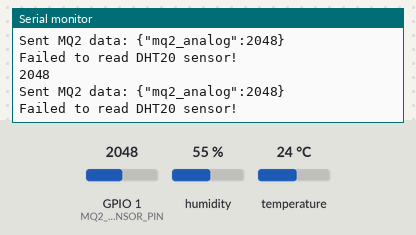
Bench run of a program on a simulated ESP32. On the bench: the last lines printed to the serial monitor. The inputs (shaded band) are chosen by the test bench; at power-on: GPIO 1 (MQ2_SENSOR_PIN) = 2048, humidity 55 %, temperature 24 °C. WiFi joins after 1.5 s; servers stay silent unless stated; no MQTT or app messages arrive unless stated.

Above: at 10.8 s.
10.9 s: GPIO 1 (MQ2_SENSOR_PIN) set to 2866
At 15.8 s:
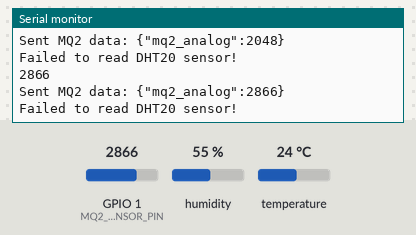
18.4 s: GPIO 1 (MQ2_SENSOR_PIN) set to 3603
At 21.1 s:
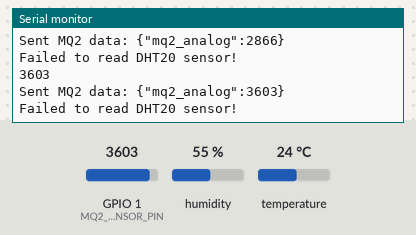
Timing chart, 0 to 22.6 s (numbered marks = the images above; inputs shaded):
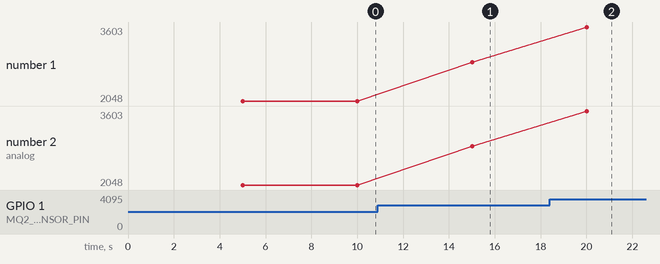

Measured:
- after the input at 10.9 s, the serial monitor: prints a new line after 4.1 s (image 1)
- after the input at 18.4 s, the serial monitor: prints a new line after 1.6 s (image 2)
- plotted number 1: 2048 → 2866 after the input at 10.9 s, 2866 → 3603 after the input at 18.4 s
- plotted number 2: 2048 → 2866 after the input at 10.9 s, 2866 → 3603 after the input at 18.4 s

The program:

main.cpp
```cpp
#include <WiFi.h>
#include <Wire.h>
#include <PubSubClient.h>
#include <ArduinoJson.h>
#include <freertos/FreeRTOS.h>
#include <freertos/task.h>
#include "DHT20.h"

const char *wifiSSID = "viet";
const char *wifiPassword = "20252025";

const char *mqttHost = "app.coreiot.io";
const int mqttPortNumber = 1883;
const char *mqttAccessToken = "gB69jhkhOWD1wEYj6mm7";

WiFiClient espWiFiClient;
PubSubClient mqttClient(espWiFiClient);

#define MQ2_SENSOR_PIN 1
DHT20 dhtSensor;

unsigned long prevTelemetryTimestamp = 0;
unsigned long prevMQ2Timestamp = 0;
const long telemetryUpdateInterval = 5000;
const long MQ2UpdateInterval = 5000;

TaskHandle_t wifiTaskHandle = NULL;
TaskHandle_t mqttTaskHandle = NULL;
TaskHandle_t mq2TaskHandle = NULL;
TaskHandle_t telemetryTaskHandle = NULL;

void connectToWiFi()
{
    Serial.print("Connecting to WiFi...");
    WiFi.begin(wifiSSID, wifiPassword);
    while (WiFi.status() != WL_CONNECTED)
    {
        Serial.print(".");
        vTaskDelay(pdMS_TO_TICKS(1000));
    }
    Serial.println("\nWiFi connected: " + WiFi.localIP().toString());
}

void connectToMQTT()
{
    while (!mqttClient.connected())
    {
        Serial.print("Connecting to MQTT...");
        if (mqttClient.connect("ESP32_MQ2", mqttAccessToken, ""))
        {
            Serial.println("Connected to ThingsBoard!");
        }
        else
        {
            Serial.print("Failed, rc=");
            Serial.print(mqttClient.state());
            Serial.println(" retrying in 5 seconds...");
            vTaskDelay(pdMS_TO_TICKS(5000));
        }
    }
}

void publishMQ2Data(void *pvParameters)
{
    while (1)
    {
        unsigned long currentMillis = millis();
        if (currentMillis - prevMQ2Timestamp >= MQ2UpdateInterval)
        {
            prevMQ2Timestamp = currentMillis;

            int gasSensorValue = analogRead(MQ2_SENSOR_PIN);
            Serial.println(gasSensorValue);

            StaticJsonDocument<128> jsonDoc;
            jsonDoc["mq2_analog"] = gasSensorValue;

            char jsonBuffer[128];
            serializeJson(jsonDoc, jsonBuffer);

            if (mqttClient.connected())
            {
                mqttClient.publish("v1/devices/me/telemetry", jsonBuffer);
                Serial.println("Sent MQ2 data: " + String(jsonBuffer));
            }
            else
            {
                Serial.println("MQTT not connected, cannot send MQ2 data!");
                connectToMQTT();
            }
        }
        vTaskDelay(pdMS_TO_TICKS(5000));
    }
}

void publishTelemetryData(void *pvParameters)
{
    float tempValue = 30;
    float humidityValue = 50;
    dhtSensor.begin();
    while (1)
    {
        unsigned long currentMillis = millis();
        if (currentMillis - prevTelemetryTimestamp >= telemetryUpdateInterval)
        {
            prevTelemetryTimestamp = currentMillis;

            if (dhtSensor.read())
            {
                Serial.println(tempValue);
                Serial.println(humidityValue);

                StaticJsonDocument<128> jsonDoc;
                jsonDoc["temperature"] = tempValue;
                jsonDoc["humidity"] = humidityValue;

                char jsonBuffer[128];
                serializeJson(jsonDoc, jsonBuffer);

                if (mqttClient.connected())
                {
                    mqttClient.publish("v1/devices/me/telemetry", jsonBuffer);
                    Serial.println("Sent telemetry: " + String(jsonBuffer));
                }
                else
                {
                    Serial.println("MQTT not connected, cannot send telemetry data!");
                    connectToMQTT();
                }
            }
            else
            {
                Serial.println("Failed to read DHT20 sensor!");
            }

            tempValue++;
            humidityValue++;
        }
        vTaskDelay(pdMS_TO_TICKS(telemetryUpdateInterval));
    }
}

void wifiTask(void *pvParameters)
{
    connectToWiFi();
}

void mqttTask(void *pvParameters)
{
    mqttClient.setServer(mqttHost, mqttPortNumber);
    connectToMQTT();
}

void setup()
{
    Serial.begin(115200);

    pinMode(MQ2_SENSOR_PIN, INPUT);

    xTaskCreate(wifiTask, "wifiTask", 4096, NULL, 1, &wifiTaskHandle);
    xTaskCreate(mqttTask, "mqttTask", 4096, NULL, 1, &mqttTaskHandle);
    xTaskCreate(publishMQ2Data, "mq2Task", 2048, NULL, 1, &mq2TaskHandle);
    xTaskCreate(publishTelemetryData, "telemetryTask", 2048, NULL, 1, &telemetryTaskHandle);
}

void loop()
{
    // TODO
}
```

reset.cpp
```cpp

```

web_Server_Task.cpp
```cpp

```

background_Task.cpp
```cpp

```
